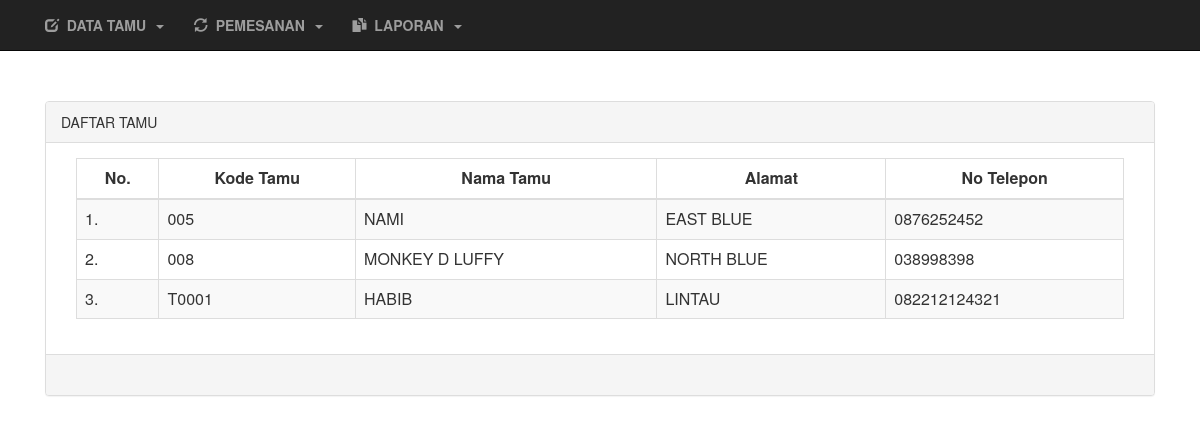
The page /?menu=tamu on the database its author committed.
### tables this page shows
CREATE TABLE `tabel_tamu` (
  `kode_tamu` varchar(100) NOT NULL,
  `nama_tamu` varchar(128) NOT NULL,
  `alamat` text NOT NULL,
  `no_telp` varchar(123) NOT NULL
);

### tamu.php (the view, shortened to what this page needs)
<!DOCTYPE html>
<html>
<head>
</head>
<body>
	<div class="container">
		<div class="row">
			<div class="col-md-12">
				<div class="col-md-12">
					<div class="panel panel-default">
						<div class="panel-heading">DAFTAR TAMU </div>
						<div class="panel-body">
							<div class="col-md-12">
								<div class="table-responsive">
									<table class="table table-bordered table-striped table-hover">
										<thead>
											<th style="text-align: center;">No.</th>
											<th style="text-align: center;">Kode Tamu</th>
											<th style="text-align: center;">Nama Tamu</th>
											<th style="text-align: center;">Alamat</th>
											<th style="text-align: center;">No Telepon</th>
										</thead>
										<tbody>
											<?php
											$no = 1;
											include('../config/koneksi.php');
											$data = mysqli_query($koneksi, 'select * from tabel_tamu');
											while ($r = mysqli_fetch_array($data)) {
											?>
												<tr>
													<td><?php echo $no++; ?>.</td>
													<td><?php echo $r['kode_tamu'] ?></td>
													<td><?php echo $r['nama_tamu'] ?></td>
													<td><?php echo $r['alamat'] ?></td>
													<td><?php echo $r['no_telp'] ?></td>
												</tr>
											<?php } ?>
										</tbody>
									</table>
								</div>
							</div>
						</div>
						<div class="panel-footer">&nbsp;</div>
					</div>
				</div>
			</div>
		</div>
	</div>
</body>
</html>

### rows shown on the page
tabel_tamu: kode_tamu "005", nama_tamu "NAMI", alamat "EAST BLUE", no_telp "0876252452"
tabel_tamu: kode_tamu "008", nama_tamu "MONKEY D LUFFY", alamat "NORTH BLUE", no_telp "038998398"
tabel_tamu: kode_tamu "T0001", nama_tamu "HABIB", alamat "LINTAU", no_telp "082212124321"
